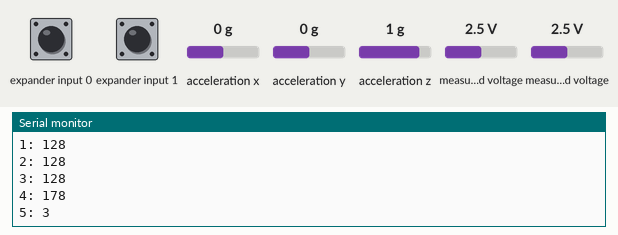
This sketch was run on a simulated Arduino Uno, built with avr-gcc and run on an emulated ATmega328P. Parts: the last lines printed to the serial monitor. Wiring (inferred from the names in the program): Wii Nunchuk at I2C address 0x52. The test bench sets the inputs (shaded band); at power-on: acceleration x 0 g, measured voltage 2.5 V, expander input 0 HIGH, expander input 1 HIGH, acceleration y 0 g, acceleration z 1 g.

Above: at 1.4 s.
1.5 s: acceleration x set to -1.4 g
3.0 s: measured voltage (sensor 200) set to 0.1 V
4.5 s: measured voltage (sensor 201) set to 0.1 V
6.0 s: expander input 0 pulled LOW for 0.6 s
At 6.37 s:
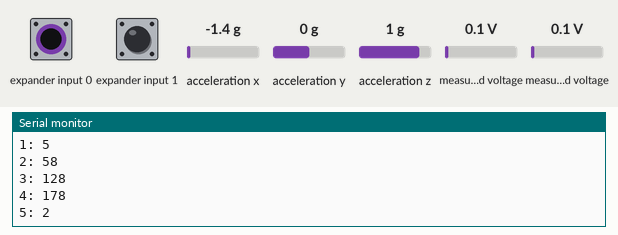
8.1 s: expander input 1 pulled LOW for 0.6 s
At 8.46 s:
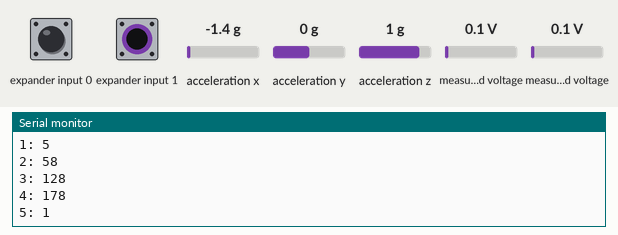
10.2 s: acceleration y set to -1.4 g
At 10.55 s:
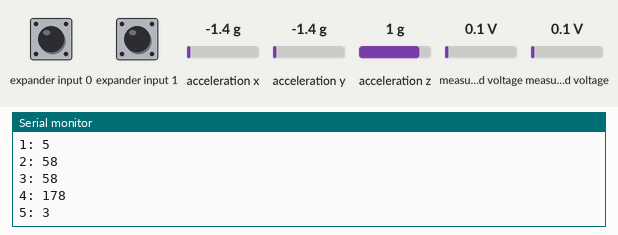
Timing chart, 0 to 12.7 s (numbered marks = the images above; inputs shaded):
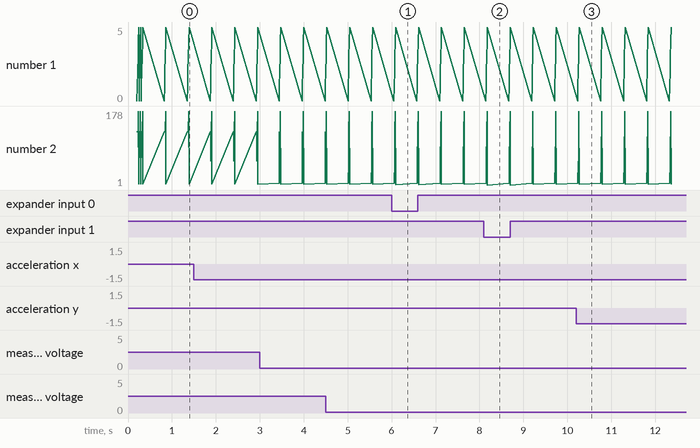

Measured:
- after the input at 6.0 s, the serial monitor: prints a new line after 0.09 s (image 1)
- after the input at 8.1 s, the serial monitor: prints a new line after 0.08 s (image 2)
- after the input at 10.2 s, the serial monitor: prints a new line after 0.05 s (image 3)

The sketch:

nunchuk_v0.ino
```cpp
#include <Wire.h>

uint8_t cnt;
uint8_t input_raw[6];
uint8_t numi;
void setup() {

  delay(200);
  Serial.begin(9600);
  nbegin();
  nupdate();
//  ncalibrateJoy();
}

void loop() {
  delay(20);
  nupdate();
  delay(500);
  Serial.println("---------------------");
  Serial.println(input_raw[0]);
  Serial.println("--------------");
}


void nbegin()
        {
            Wire.begin();
            cnt = 0;
            Wire.beginTransmission(0x52);	// device address
            Wire.write(0xF0);
            Wire.write(0x55);
            Wire.endTransmission();
            delay(1);
            Wire.beginTransmission(0x52);
            Wire.write(0xFB);
            Wire.write((uint8_t)0x00);

            Wire.endTransmission();
            nupdate();
            }


        void nupdate() {

 Wire.requestFrom (0x52, 6);	// request data from nunchuck
            while (Wire.available ()) {
                // receive byte as an integer
                numi=Wire.read();
                Serial.print(cnt);
                Serial.print(": ");
                Serial.println(numi);//status[cnt] = _nunchuk_decode_byte (Wire.read()); //
                //input_raw[cnt]=numi;
                cnt++;
            }
            if (cnt > 5) {
                nsend_zero(); // send the request for next bytes

            }
        }

void nsend_zero()
        {
            Wire.beginTransmission (0x52);	// transmit to device 0x52
            Wire.write ((uint8_t)0x00);		// sends one byte
            Wire.endTransmission ();	// stop transmitting
            cnt=0;
        }
```
